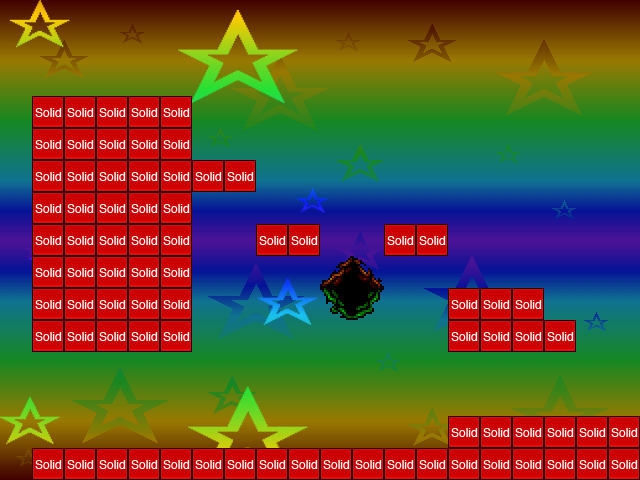

A 2D game scene composited from a Tiled map and its tileset images. What follows is a short description and the map's XML, with each tile layer's data collapsed to a summary:
An orthogonal 20x15 tile map with 32x32 px tiles, 3 tile layers (background, foreground, collision), 2 tilesets, 2 image layers and 15 objects (12x CoinEntity, mainPlayer, EnemyEntity).

<map version="1.0" orientation="orthogonal" width="20" height="15" tilewidth="32" tileheight="32">
 <tileset firstgid="1" name="area01_level_tiles" tilewidth="32" tileheight="32">
  <image source="../img/map/area01_level_tiles.png" width="640" height="241" />
 </tileset>
 <tileset firstgid="141" name="metatiles32x32" tilewidth="32" tileheight="32">
  <image source="../img/map/metatiles32x32.png" width="160" height="32" />
  <tile id="0">
   <properties>
    <property name="type" value="solid" />
   </properties>
  </tile>
  <tile id="1">
   <properties>
    <property name="type " value="platform" />
   </properties>
  </tile>
 </tileset>
 <imagelayer name="parallax1" width="20" height="15">
  <image source="../img/area01_bkg0.png" />
  <properties>
   <property name="ratio" value=".25" />
  </properties>
 </imagelayer>
 <imagelayer name="parallax2" width="20" height="15">
  <image source="../img/area01_bkg1.png" />
  <properties>
   <property name="ratio" value=".35" />
  </properties>
 </imagelayer>
 <layer name="background" width="20" height="15">
  <data>[300 cells, 0 non-empty, 0 distinct tile ids]</data>
 </layer>
 <objectgroup name="Object Layer 1" width="20" height="15">
  <object name="mainPlayer" x="69" y="399" width="30" height="48">
   <properties>
    <property name="image" value="gripe_run_right" />
    <property name="spritewidth" value="64" />
   </properties>
  </object>
 </objectgroup>
 <objectgroup name="Enemies" width="20" height="15">
  <object name="EnemyEntity" x="261" y="430" width="188" height="16" />
 </objectgroup>
 <objectgroup name="coins" width="20" height="15">
  <object name="CoinEntity" x="490" y="263" width="21" height="18" />
  <object name="CoinEntity" x="527" y="270" />
  <object name="CoinEntity" x="474" y="273" />
  <object name="CoinEntity" x="411" y="216" />
  <object name="CoinEntity" x="293" y="212" />
  <object name="CoinEntity" x="225" y="145" />
  <object x="147" y="82" height="1" />
  <object name="CoinEntity" x="85" y="81" />
  <object name="CoinEntity" x="157" y="80" />
  <object name="CoinEntity" x="349" y="182" />
  <object name="CoinEntity" x="376" y="181">
   <properties>
    <property name="image" value="spinning_coin_gold" />
   </properties>
  </object>
  <object name="CoinEntity" x="320" y="174" />
  <object name="CoinEntity" x="570" y="303" />
 </objectgroup>
 <layer name="foreground" width="20" height="15">
  <data>[300 cells, 86 non-empty, 19 distinct tile ids]</data>
 </layer>
 <layer name="collision" width="20" height="15">
  <data>[300 cells, 78 non-empty, 1 distinct tile ids]</data>
 </layer>
</map>
